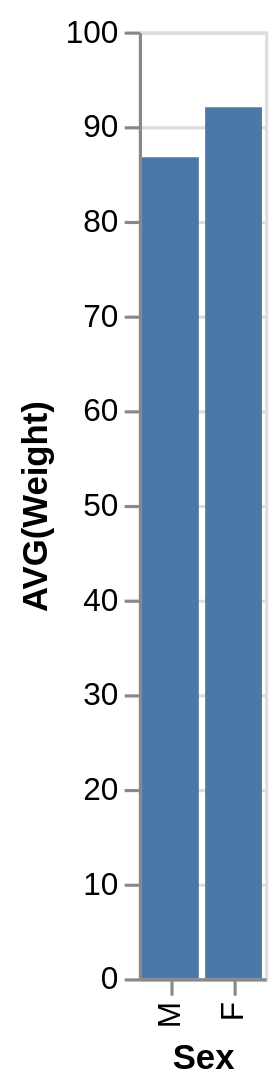

The specification (Vega-Lite) saved for this image:
### Vega-Lite specification from a JSON file in a GitHub repository (floating-point values rounded to 4 significant figures)
{"data": {"values": [{"x_data": "F", "y_data": 92}, {"x_data": "M", "y_data": 86.71}]}, "mark": "bar", "encoding": {"x": {"field": "x_data", "type": "nominal", "title": "Sex", "sort": "descending"}, "y": {"field": "y_data", "type": "quantitative", "title": "AVG(Weight)"}}}
